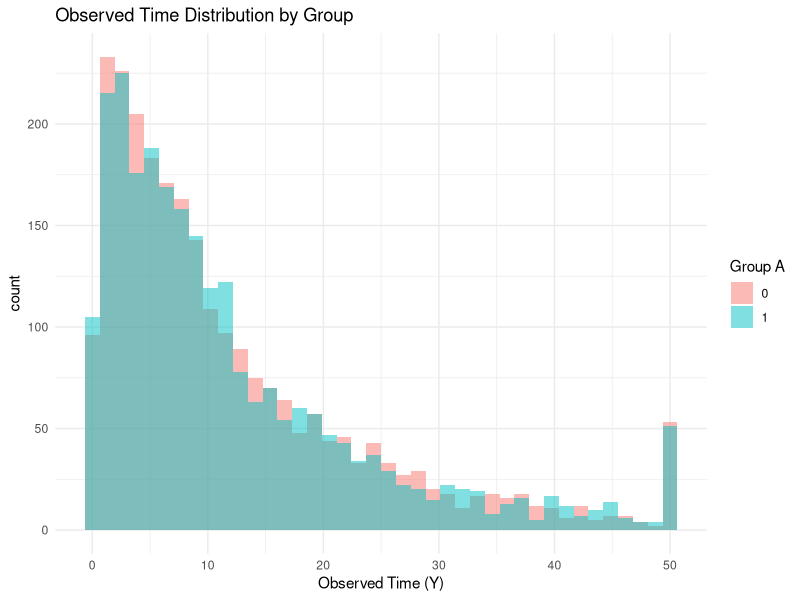
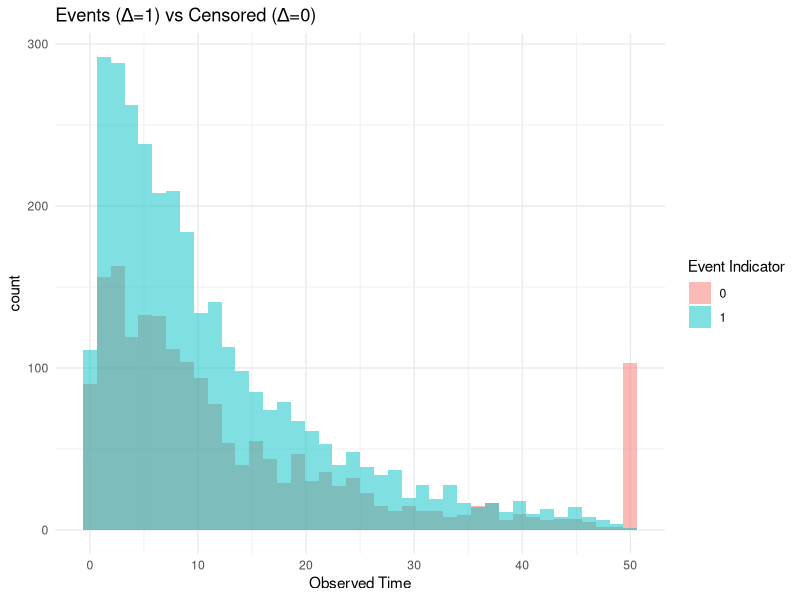
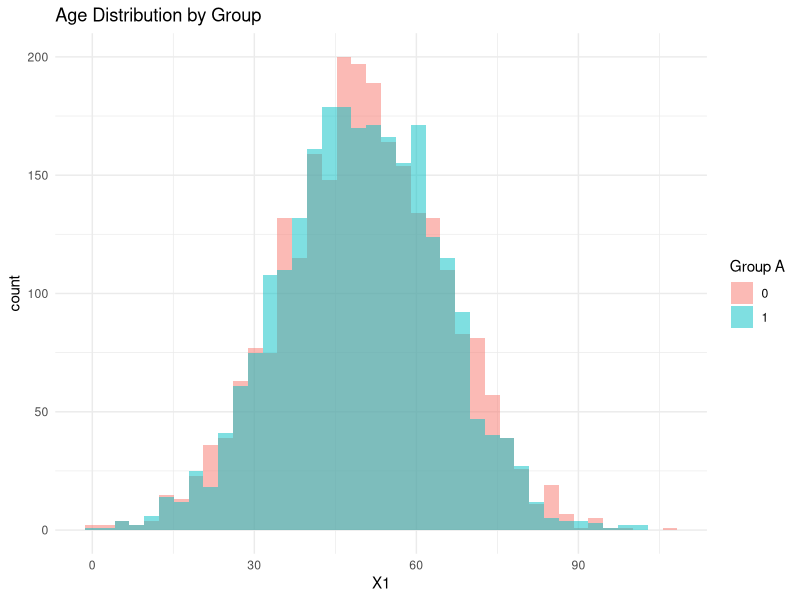
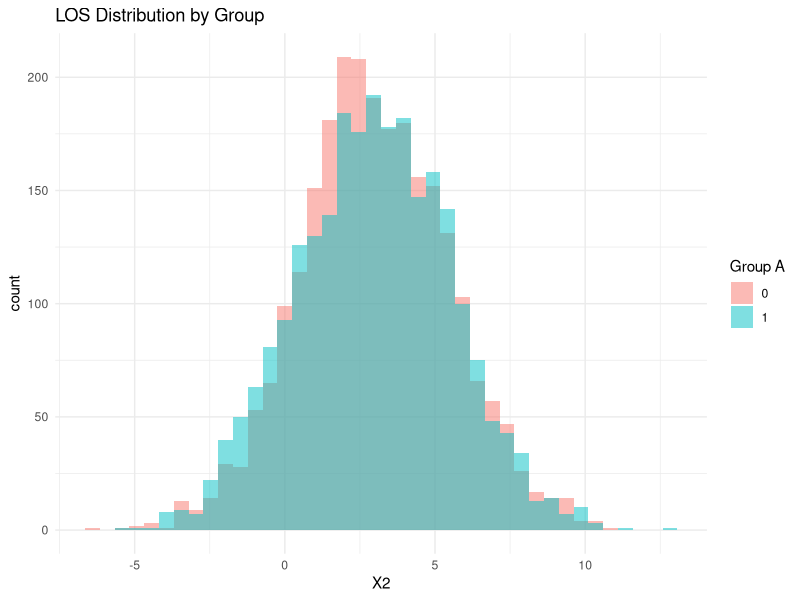

Source code (R) for these figures, in order: (Note: this script raises an error after producing the figures.)
## ---- chunk 1
generate_data <- function(
  n = 2000,
  pA = 0.5,
  mu_X = c(60, 120),          # mean for each covariate
  sd_X = c(10, 15),           # sd for each covariate
  beta_X = c(0.03, 0.014),    # coefficients for covariates
  beta_A = 0,                 # group effect
  lambda = 0.004,             # baseline rate for Weibull
  k = 1.5,                    # shape parameter
  mu = 0.1,                   # baseline censoring rate
  alpha = 0,                  # censoring dependence
  Cmax_A0 = 10,               # max follow-up (group 0)
  Cmax_A1 = 10,               # max follow-up (group 1)
  seed = 123
) {
  set.seed(seed)
  
  pX <- length(mu_X)
  if (length(sd_X) != pX | length(beta_X) != pX)
    stop("Lengths of mu_X, sd_X, and beta_X doesn't match.")
  
  # Sensitive attribute
  A <- rbinom(n, 1, pA)
  
  # Covariates
  X <- matrix(NA, nrow = n, ncol = pX)
  for (j in 1:pX) {
    X[, j] <- rnorm(n, mean = mu_X[j], sd = sd_X[j])
  }
  colnames(X) <- paste0("X", 1:pX)
  
  # True event time 
  Z <- scale(X, center = mu_X, scale = sd_X)
  eta <- as.vector(Z %*% beta_X) + beta_A * A
  
  # eta <- beta_A * A + X %*% beta_X
  U <- runif(n)
  T_true <- ((-log(U)) / (lambda * exp(eta)))^(1 / k)
  
  #  Censoring time
  C <- rexp(n, rate = mu * exp(alpha * eta))
  
  # Max follow-up
  Cmax <- ifelse(A == 0, Cmax_A0, Cmax_A1)
  
  # Observed data
  Y <- pmin(T_true, C, Cmax)
  Delta <- as.numeric(T_true <= pmin(C, Cmax))
  
  data <- data.frame(
    id = 1:n,
    A = A,
    X,
    T_true = T_true,
    C = C,
    Cmax = Cmax,
    Y = Y,
    Delta = Delta
  )
  
  return(data)
}



## ---- chunk 2
# Example

# X choice:
mu_X = c(50,    # age
         3,   # LOS (Length of Stay)
         70,    # eGFR
         13.2,  # Hemoglobin
         2)     # CCI (Charlson Comorbidity Index)
         

sd_X = c(15,    # age
         2.5,   # LOS (Length of Stay)
         20,    # eGFR
         1.6,  # Hemoglobin
         1.5)     # CCI (Charlson Comorbidity Index)

beta_X = c(0.3,  # age
         0.4,   # LOS (Length of Stay)
         -0.22,    # eGFR
         -0.3,  # Hemoglobin
         0.35)     # CCI (Charlson Comorbidity Index)

k <- 1.2
lambda <- 0.03
mu <- 0.03

# Scenario I: all assumptions hold
data_I <- generate_data(
  n = 5000,
  mu_X = mu_X,
  sd_X = sd_X,
  beta_X = beta_X,
  lambda = lambda,
  k = k,
  mu = mu,
  beta_A = 0,
  alpha = 0,
  Cmax_A0 = 50,
  Cmax_A1 = 50
)

# Scenario II: violation of assumptions
data_II <- generate_data(
  n = 5000,
  mu_X = mu_X,
  sd_X = sd_X,
  beta_X = beta_X,
  lambda = 0.004,
  k = 1.5,
  mu = mu, 
  beta_A = 0.5,
  alpha = 0.5,
  Cmax_A0 = 15,
  Cmax_A1 = 10
)


head(data_I)
head(data_II)


## ---- chunk 3
# Quick EDA
library(ggplot2)

dat <- data_I

cat("Dataset size:", nrow(dat), "\n")
cat("Columns:", names(dat), "\n")

summary(dat)

cat("\nOverall censoring rate:\n")
mean(dat$Delta == 0)

cat("\nCensoring rate by group (A=0, A=1):\n")
tapply(dat$Delta == 0, dat$A, mean)


ggplot(dat, aes(x = Y, fill = factor(A))) +
  geom_histogram(alpha = 0.5, bins = 40, position = "identity") +
  labs(title = "Observed Time Distribution by Group",
       x = "Observed Time (Y)",
       fill = "Group A") +
  theme_minimal()

ggplot(dat, aes(x = Y, fill = factor(Delta))) +
  geom_histogram(alpha = 0.5, bins = 40, position = "identity") +
  labs(title = "Events (Δ=1) vs Censored (Δ=0)",
       x = "Observed Time",
       fill = "Event Indicator") +
  theme_minimal()

ggplot(dat, aes(x = X1, fill = factor(A))) +
  geom_histogram(alpha = 0.5, bins = 40, position = "identity") +
  labs(title = "Age Distribution by Group", fill = "Group A") +
  theme_minimal()

ggplot(dat, aes(x = X2, fill = factor(A))) +
  geom_histogram(alpha = 0.5, bins = 40, position = "identity") +
  labs(title = "LOS Distribution by Group", fill = "Group A") +
  theme_minimal()


## ---- chunk 4
write.csv(data_I, "data/data_I.csv", row.names = FALSE)
write.csv(data_II, "data/data_II.csv", row.names = FALSE)
